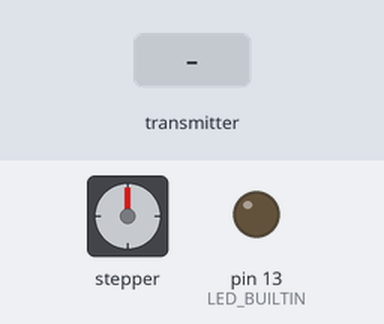
This sketch was run on a simulated Arduino Uno, built with avr-gcc and run on an emulated ATmega328P. Shown: stepper motor, output pins drawn as LEDs (lit = HIGH). Wiring (inferred from the names in the program): stepper motor driver (200 steps per turn assumed): step pin 3; direction pin 4; enable pin 6. The inputs (shaded band) are chosen by the test bench. Pins used as bus, display or sensor lines are not drawn.

Above: at 1.2 s.
1.3 s: the transmitter starts sending readChannel.4 = 1000
At 3.3 s:
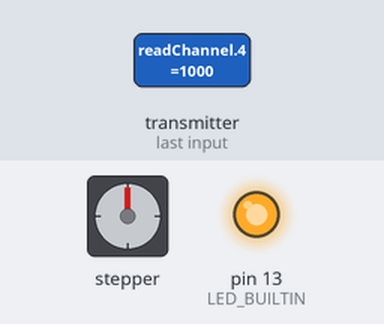
4.3 s: the transmitter starts sending readChannel.4 = 2000
7.3 s: the transmitter starts sending readChannel.4 = 1250
10.3 s: the transmitter starts sending readChannel.4 = 2000
13.3 s: the transmitter starts sending readChannel.4 = 1500
At 13.81 s:
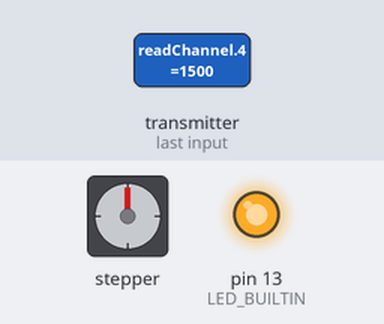
Timing chart, 0 to 16.3 s (numbered marks = the images above; inputs shaded):
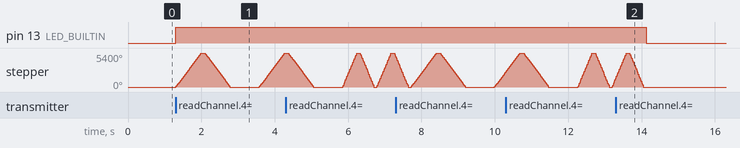

The sketch:

Wiper.ino
```cpp
// *********************************************************************
//
//      window wiper simulator
//
//  window wiper simulator for rc model boat
//  micro geared stepper motor and a498 compatible stepper driver board
//  author: Kai Laborenz
//  CC-BY SA
//
// *********************************************************************

#include <IBusBM.h>

const int dirPin = 4;           // stepper direction
const int stepPin = 3;          // step pin
const int switchPin = 5;        // pin for manual control of wiper
const int enablePin = 6;        // enable stpper power
const int channel = 5;          // rc channel to control wiper

const int stepsPerDirection = 3000;  // steps for one direction

int stepDelay = 100;            // pause between steps => speed
int midDelay = 100;             // pause before reverse
int endDelay = 100;             // pause after one cycle (for intervall mode)

int mode = 1;                   // wiper modes
bool start = 0;                 // start wiping

IBusBM IBus;

void setup()
{
  IBus.begin(Serial);

  pinMode(stepPin, OUTPUT);
  pinMode(dirPin, OUTPUT);
  pinMode(enablePin, OUTPUT);
  pinMode(switchPin, INPUT_PULLUP);
  pinMode(LED_BUILTIN, OUTPUT);
}
void loop()
{

// read channel value to set mode and wiping on/off

if (IBus.readChannel(channel - 1) > 1700 ) {
      mode = 2;
      start = 1;
}
else if (IBus.readChannel(channel - 1) < 1300 ) {
      mode = 3;
      start = 1;
} else {
    mode = 1;
    start = 0;
}

// different wiping patterns

  switch (mode) {
  case 1:             // normal speed
    stepDelay = 100;
    midDelay = 100;
    endDelay = 100;
    break;
  case 2:             // high speed
    stepDelay = 60;
    midDelay = 80;
    endDelay = 80;
    break;
  case 3:             // slow interval
    stepDelay = 110;
    midDelay = 100;
    endDelay = 800;
    break;
  case 4:             // fast interval
    stepDelay = 100;
    midDelay = 100;
    endDelay = 1600;
    break;

 }

	// Set motor direction clockwise
	digitalWrite(dirPin, HIGH);


// start wiping now

//if(!digitalRead(switchPin)) {
if (start) {
  digitalWrite(LED_BUILTIN, HIGH);

  digitalWrite(enablePin, LOW);
	// Spin motor
	for(int x = 0; x < stepsPerDirection; x++)
	{
		digitalWrite(stepPin, HIGH);
		delayMicroseconds(stepDelay);
		digitalWrite(stepPin, LOW);
		delayMicroseconds(stepDelay);
	}
	delay(midDelay);

	// Set motor direction counterclockwise
	digitalWrite(dirPin, LOW);

	// Spin motor backwards
	for(int x = 0; x < stepsPerDirection; x++)
	{
		digitalWrite(stepPin, HIGH);
		delayMicroseconds(stepDelay);
		digitalWrite(stepPin, LOW);
		delayMicroseconds(stepDelay);
	}
	delay(endDelay);

  }
  else {
    digitalWrite(enablePin, HIGH);
    digitalWrite(LED_BUILTIN, LOW);
    }
}
```

Measured:
- after the input at 1.3 s, pin 13 (LED_BUILTIN): LOW → HIGH at once; stepper: turns 5400° clockwise in 0.69 s, then 5400° counter-clockwise in 0.69 s, then 5400° clockwise in 0.69 s
- after the input at 13.3 s, pin 13 (LED_BUILTIN): HIGH → LOW after 0.83 s; stepper: goes on until 14.0 s, then stays 0°
